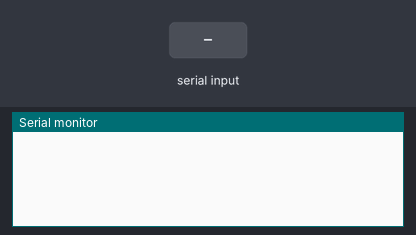
Simulated run of this sketch. Board: Arduino Uno, built with avr-gcc and run on an emulated ATmega328P. On the bench: the last lines printed to the serial monitor. The test bench sets the inputs (shaded band).

Above: at 1.2 s.
1.3 s: "90,45\n" received over Serial
At 1.8 s:
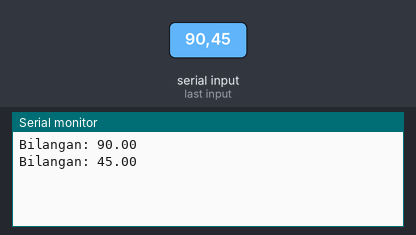
2.8 s: "30,150\n" received over Serial
At 4.2 s:
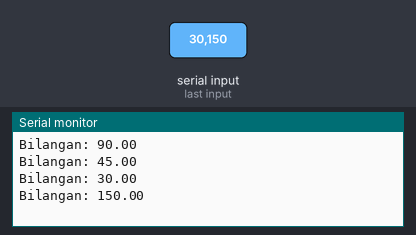
Timing chart, 0 to 5.8 s (numbered marks = the images above; inputs shaded):
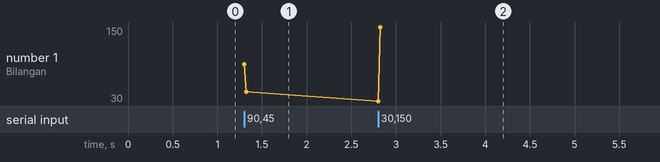

Measured:
- after the input at 1.3 s, the serial monitor: prints a new line at once (image 1)
- after the input at 2.8 s, the serial monitor: prints a new line at once (image 2)
- plotted number 1: 45 → 150 after the input at 2.8 s

The sketch:

serial_3.ino
```cpp
// Kelompok
// Isep Lutpi Nur [2113191079]
// Farhan Aziz [2113191097]
// Muhammad Bayu Ramdhani [2113191081]
// Muhammad Taufik Ali [2113191067]

// serial komunikasi komputer - arduino
void setup() {
  // put your setup code here, to run once:
  // set kecepatan transmisi port serial (bit per seccond)
  Serial.begin(9600);
}

void loop() {
  // put your main code here, to run repeatedly:
  while(Serial.available() != 0){ // terima data dari port serial
    // int data = Serial.parseInt(); // bilangan bulat
    float data = Serial.parseFloat(); // bilangan desimal
    if(data != 0 ){
      Serial.print("Bilangan: ");
      Serial.println(data);
      delay(20);
    }
  }
}
```
